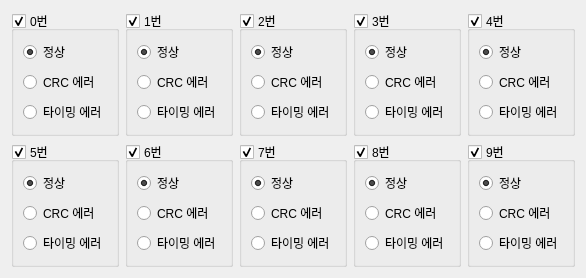
         <widget class="QWidget" name="tag3p3w_tab">
          <attribute name="title">
           <string>3상3선</string>
          </attribute>
          <layout class="QGridLayout" name="gridLayout_17">
           <item row="0" column="0">
            <widget class="QGroupBox" name="tag3p3w_0_group">
             <property name="title">
              <string>0번</string>
             </property>
             <property name="checkable">
              <bool>true</bool>
             </property>
             <layout class="QVBoxLayout" name="verticalLayout_101">
              <item>
               <widget class="QRadioButton" name="tag3p3w_0_normal_radio">
                <property name="text">
                 <string>정상</string>
                </property>
                <property name="checked">
                 <bool>true</bool>
                </property>
               </widget>
              </item>
              <item>
               <widget class="QRadioButton" name="tag3p3w_0_crc_radio">
                <property name="text">
                 <string>CRC 에러</string>
                </property>
               </widget>
              </item>
              <item>
               <widget class="QRadioButton" name="tag3p3w_0_timing_radio">
                <property name="text">
                 <string>타이밍 에러</string>
                </property>
               </widget>
              </item>
             </layout>
            </widget>
           </item>
           <item row="0" column="1">
            <widget class="QGroupBox" name="tag3p3w_1_group">
             <property name="title">
              <string>1번</string>
             </property>
             <property name="checkable">
              <bool>true</bool>
             </property>
             <layout class="QVBoxLayout" name="verticalLayout_102">
              <item>
               <widget class="QRadioButton" name="tag3p3w_1_normal_radio">
                <property name="text">
                 <string>정상</string>
                </property>
                <property name="checked">
                 <bool>true</bool>
                </property>
               </widget>
              </item>
              <item>
               <widget class="QRadioButton" name="tag3p3w_1_crc_radio">
                <property name="text">
                 <string>CRC 에러</string>
                </property>
               </widget>
              </item>
              <item>
               <widget class="QRadioButton" name="tag3p3w_1_timing_radio">
                <property name="text">
                 <string>타이밍 에러</string>
                </property>
               </widget>
              </item>
             </layout>
            </widget>
           </item>
           <item row="0" column="2">
            <widget class="QGroupBox" name="tag3p3w_2_group">
             <property name="title">
              <string>2번</string>
             </property>
             <property name="checkable">
              <bool>true</bool>
             </property>
             <layout class="QVBoxLayout" name="verticalLayout_103">
              <item>
               <widget class="QRadioButton" name="tag3p3w_2_normal_radio">
                <property name="text">
                 <string>정상</string>
                </property>
                <property name="checked">
                 <bool>true</bool>
                </property>
               </widget>
              </item>
              <item>
               <widget class="QRadioButton" name="tag3p3w_2_crc_radio">
                <property name="text">
                 <string>CRC 에러</string>
                </property>
               </widget>
              </item>
              <item>
               <widget class="QRadioButton" name="tag3p3w_2_timing_radio">
                <property name="text">
                 <string>타이밍 에러</string>
                </property>
               </widget>
              </item>
             </layout>
            </widget>
           </item>
           <item row="0" column="3">
            <widget class="QGroupBox" name="tag3p3w_3_group">
             <property name="title">
              <string>3번</string>
             </property>
             <property name="checkable">
              <bool>true</bool>
             </property>
             <layout class="QVBoxLayout" name="verticalLayout_104">
              <item>
               <widget class="QRadioButton" name="tag3p3w_3_normal_radio">
                <property name="text">
                 <string>정상</string>
                </property>
                <property name="checked">
                 <bool>true</bool>
                </property>
               </widget>
              </item>
              <item>
               <widget class="QRadioButton" name="tag3p3w_3_crc_radio">
                <property name="text">
                 <string>CRC 에러</string>
                </property>
               </widget>
              </item>
              <item>
               <widget class="QRadioButton" name="tag3p3w_3_timing_radio">
                <property name="text">
                 <string>타이밍 에러</string>
                </property>
               </widget>
              </item>
             </layout>
            </widget>
           </item>
           <item row="0" column="4">
            <widget class="QGroupBox" name="tag3p3w_4_group">
             <property name="title">
              <string>4번</string>
             </property>
             <property name="checkable">
              <bool>true</bool>
             </property>
             <layout class="QVBoxLayout" name="verticalLayout_105">
              <item>
               <widget class="QRadioButton" name="tag3p3w_4_normal_radio">
                <property name="text">
                 <string>정상</string>
                </property>
                <property name="checked">
                 <bool>true</bool>
                </property>
               </widget>
              </item>
              <item>
               <widget class="QRadioButton" name="tag3p3w_4_crc_radio">
                <property name="text">
                 <string>CRC 에러</string>
                </property>
               </widget>
              </item>
              <item>
               <widget class="QRadioButton" name="tag3p3w_4_timing_radio">
                <property name="text">
                 <string>타이밍 에러</string>
                </property>
               </widget>
              </item>
             </layout>
            </widget>
           </item>
           <item row="1" column="0">
            <widget class="QGroupBox" name="tag3p3w_5_group">
             <property name="title">
              <string>5번</string>
             </property>
             <property name="checkable">
              <bool>true</bool>
             </property>
             <layout class="QVBoxLayout" name="verticalLayout_106">
              <item>
               <widget class="QRadioButton" name="tag3p3w_5_normal_radio">
                <property name="text">
                 <string>정상</string>
                </property>
                <property name="checked">
                 <bool>true</bool>
                </property>
               </widget>
              </item>
              <item>
               <widget class="QRadioButton" name="tag3p3w_5_crc_radio">
                <property name="text">
                 <string>CRC 에러</string>
                </property>
               </widget>
              </item>
              <item>
               <widget class="QRadioButton" name="tag3p3w_5_timing_radio">
                <property name="text">
                 <string>타이밍 에러</string>
                </property>
               </widget>
              </item>
             </layout>
            </widget>
           </item>
           <item row="1" column="1">
            <widget class="QGroupBox" name="tag3p3w_6_group">
             <property name="title">
              <string>6번</string>
             </property>
             <property name="checkable">
              <bool>true</bool>
             </property>
             <layout class="QVBoxLayout" name="verticalLayout_107">
              <item>
               <widget class="QRadioButton" name="tag3p3w_6_normal_radio">
                <property name="text">
                 <string>정상</string>
                </property>
                <property name="checked">
                 <bool>true</bool>
                </property>
               </widget>
              </item>
              <item>
               <widget class="QRadioButton" name="tag3p3w_6_crc_radio">
                <property name="text">
                 <string>CRC 에러</string>
                </property>
               </widget>
              </item>
              <item>
               <widget class="QRadioButton" name="tag3p3w_6_timing_radio">
                <property name="text">
                 <string>타이밍 에러</string>
                </property>
               </widget>
              </item>
             </layout>
            </widget>
           </item>
           <item row="1" column="2">
            <widget class="QGroupBox" name="tag3p3w_7_group">
             <property name="title">
              <string>7번</string>
             </property>
             <property name="checkable">
              <bool>true</bool>
             </property>
             <layout class="QVBoxLayout" name="verticalLayout_108">
              <item>
               <widget class="QRadioButton" name="tag3p3w_7_normal_radio">
                <property name="text">
                 <string>정상</string>
                </property>
                <property name="checked">
                 <bool>true</bool>
                </property>
               </widget>
              </item>
              <item>
               <widget class="QRadioButton" name="tag3p3w_7_crc_radio">
                <property name="text">
                 <string>CRC 에러</string>
                </property>
               </widget>
              </item>
              <item>
               <widget class="QRadioButton" name="tag3p3w_7_timing_radio">
                <property name="text">
                 <string>타이밍 에러</string>
                </property>
               </widget>
              </item>
             </layout>
            </widget>
           </item>
           <item row="1" column="3">
            <widget class="QGroupBox" name="tag3p3w_8_group">
             <property name="title">
              <string>8번</string>
             </property>
             <property name="checkable">
              <bool>true</bool>
             </property>
             <layout class="QVBoxLayout" name="verticalLayout_109">
              <item>
               <widget class="QRadioButton" name="tag3p3w_8_normal_radio">
                <property name="text">
                 <string>정상</string>
                </property>
                <property name="checked">
                 <bool>true</bool>
                </property>
               </widget>
              </item>
              <item>
               <widget class="QRadioButton" name="tag3p3w_8_crc_radio">
                <property name="text">
                 <string>CRC 에러</string>
                </property>
               </widget>
              </item>
              <item>
               <widget class="QRadioButton" name="tag3p3w_8_timing_radio">
                <property name="text">
                 <string>타이밍 에러</string>
                </property>
               </widget>
              </item>
             </layout>
            </widget>
           </item>
           <item row="1" column="4">
            <widget class="QGroupBox" name="tag3p3w_9_group">
             <property name="title">
              <string>9번</string>
             </property>
             <property name="checkable">
              <bool>true</bool>
             </property>
             <layout class="QVBoxLayout" name="verticalLayout_110">
              <item>
               <widget class="QRadioButton" name="tag3p3w_9_normal_radio">
                <property name="text">
                 <string>정상</string>
                </property>
                <property name="checked">
                 <bool>true</bool>
                </property>
               </widget>
              </item>
              <item>
               <widget class="QRadioButton" name="tag3p3w_9_crc_radio">
                <property name="text">
                 <string>CRC 에러</string>
                </property>
               </widget>
              </item>
              <item>
               <widget class="QRadioButton" name="tag3p3w_9_timing_radio">
                <property name="text">
                 <string>타이밍 에러</string>
                </property>
               </widget>
              </item>
             </layout>
            </widget>
           </item>
          </layout>
         </widget>
